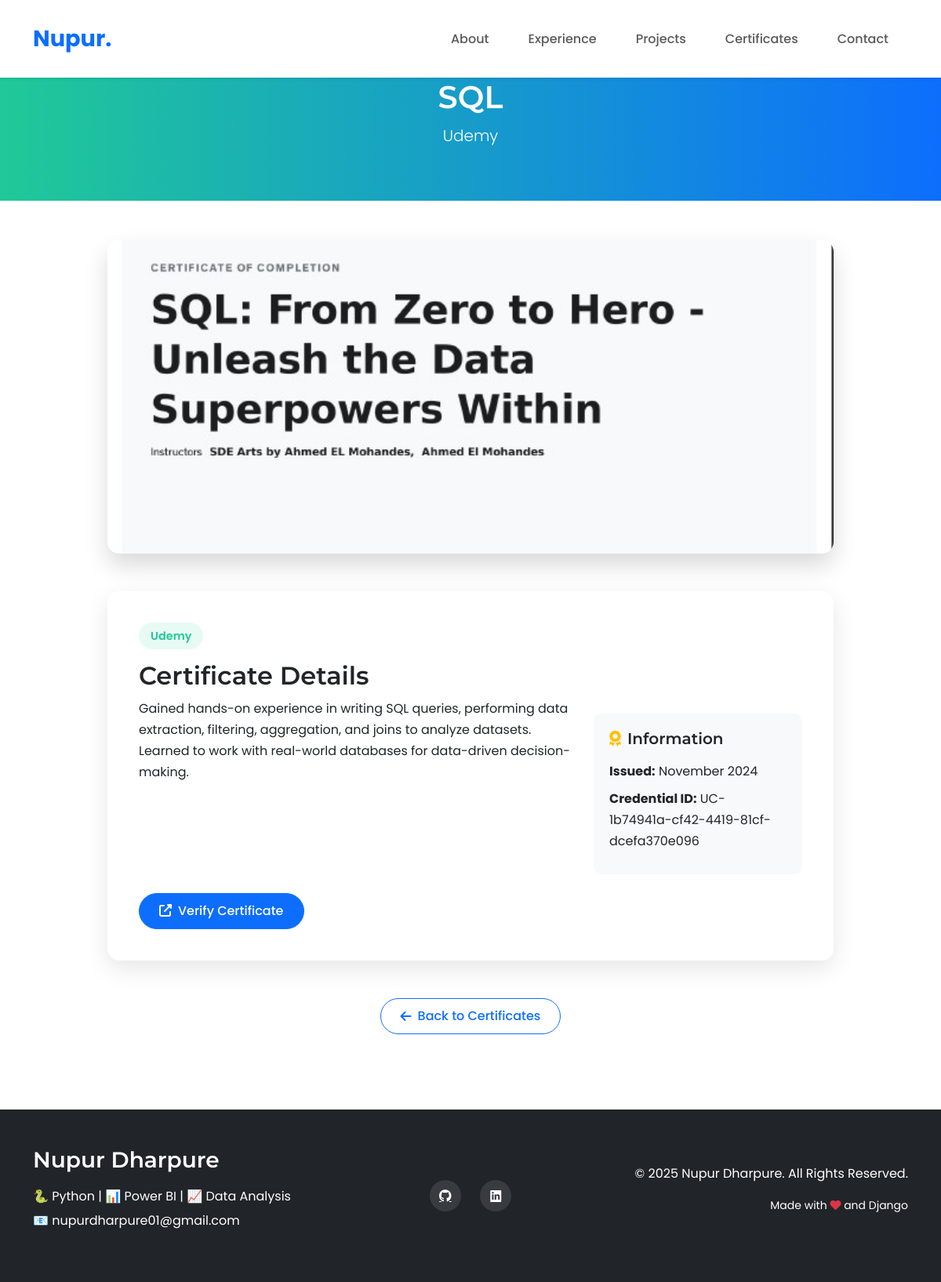
Page /certificate/7/ on the committed database.
### portfolio/models.py (models this page shows, shortened)
class Certificate(models.Model):
    title = models.CharField(max_length=100)
    issuer = models.CharField(max_length=100)
    date_issued = models.DateField()
    description = models.TextField(blank=True)
    credential_id = models.CharField(max_length=100, blank=True)
    credential_url = models.URLField(blank=True)
    image = models.ImageField(upload_to='certificate_images/', blank=True, null=True)
    class Meta:
        ordering = ['-date_issued']

### portfolio/views.py (the view)
# urls.py: path('certificate/<int:certificate_id>/', views.certificate_detail, name='certificate_detail'),
def certificate_detail(request, certificate_id):
    certificate = get_object_or_404(Certificate, id=certificate_id)
    return render(request, 'portfolio/certificate_detail.html', {'certificate': certificate})

### portfolio/templates/portfolio/certificate_detail.html (shortened to what this page needs)
{% extends 'portfolio/base.html' %}
{% block content %}
<div class="certificate-header">
    <div class="container">
        <div class="row">
            <div class="col-lg-8 mx-auto text-center">
                <h1>{{ certificate.title }}</h1>
                <p class="lead">{{ certificate.issuer }}</p>
            </div>
        </div>
    </div>
</div>
<div class="container">
    <div class="row justify-content-center">
        <div class="col-lg-10">
            <div class="mb-5">
                {% if certificate.image %}
                    <img src="{{ certificate.image.url }}" class="certificate-image" alt="{{ certificate.title }}">
                {% endif %}
            </div>
            <div class="certificate-content mb-5">
                <div class="certificate-badge">{{ certificate.issuer }}</div>
                <h2>Certificate Details</h2>
                <div class="row">
                    <div class="col-md-8">
                        <p>{{ certificate.description }}</p>
                    </div>
                    <div class="col-md-4">
                        <div class="certificate-meta">
                            <h5 class="mb-3"><i class="fas fa-award text-warning me-2"></i>Information</h5>
                            <p class="mb-2"><strong>Issued:</strong> {{ certificate.date_issued|date:"F Y" }}</p>
                            {% if certificate.credential_id %}
                                <p class="mb-2"><strong>Credential ID:</strong> <span class="text-monospace">{{ certificate.credential_id }}</span></p>
                            {% endif %}
                        </div>
                    </div>
                </div>
                {% if certificate.credential_url %}
                <div class="mt-4">
                    <a href="{{ certificate.credential_url }}" class="btn btn-primary" target="_blank">
                        <i class="fas fa-external-link-alt me-2"></i>Verify Certificate
                    </a>
                </div>
                {% endif %}
            </div>
            <div class="text-center mb-5">
                <a href="{% url 'portfolio:home' %}#certificates" class="btn btn-outline-primary btn-back">
                    <i class="fas fa-arrow-left me-2"></i>Back to Certificates
                </a>
            </div>
        </div>
    </div>
</div>
{% endblock %}

### portfolio/templates/portfolio/base.html (shortened to what this page needs)
{% load static %}
<!DOCTYPE html>
<html lang="en">
<head>
    <link href="https://cdn.jsdelivr.net/npm/bootstrap@5.3.0/dist/css/bootstrap.min.css" rel="stylesheet"/>
    <link rel="stylesheet" href="https://cdnjs.cloudflare.com/ajax/libs/font-awesome/6.4.0/css/all.min.css"/>
    <link rel="stylesheet" href="{% static 'css/style.css' %}" />
</head>
<body data-bs-spy="scroll" data-bs-target=".navbar" data-bs-offset="70" tabindex="0">
<nav class="navbar navbar-expand-lg navbar-light bg-white shadow-sm fixed-top">
    <div class="container">
        <a class="navbar-brand" href="{% url 'portfolio:home' %}">Nupur<span class="text-primary">.</span></a>
        <div class="collapse navbar-collapse" id="navMenu">
            <ul class="navbar-nav ms-auto">
                <li class="nav-item"><a class="nav-link" href="#about">About</a></li>
                <li class="nav-item"><a class="nav-link" href="#experience">Experience</a></li>
                <li class="nav-item"><a class="nav-link" href="#projects">Projects</a></li>
                <li class="nav-item"><a class="nav-link" href="#certificates">Certificates</a></li>
                <li class="nav-item"><a class="nav-link" href="#contact">Contact</a></li>
            </ul>
        </div>
    </div>
</nav>
<main>
    {% block content %}{% endblock %}
</main>
<footer class="bg-dark text-white py-5 mt-5">
    <div class="container">
        <div class="row align-items-center">
            <div class="col-md-4 text-center text-md-start">
                <h3 class="mb-3">Nupur Dharpure</h3>
                <p class="mb-1">🐍 Python | 📊 Power BI | 📈 Data Analysis </p>
                <p>📧 nupurdharpure01@gmail.com</p>
            </div>
            <div class="col-md-4 text-center my-3 my-md-0">
                <div class="social-links">
                    <div class="social-links">
                        <a href="https://github.com/nupurdharpure" class="text-white" target="_blank" rel="noopener noreferrer">
                            <i class="fab fa-github"></i>
                        </a>
                        <a href="https://www.linkedin.com/in/nupur-dharpure-0179bb266/" class="text-white" target="_blank" rel="noopener noreferrer">
                            <i class="fab fa-linkedin"></i>
                        </a>
</div>
                </div>
            </div>
            <div class="col-md-4 text-center text-md-end">
                <p>&copy; {% now "Y" %} Nupur Dharpure. All Rights Reserved.</p>
                <p class="small">Made with <i class="fas fa-heart text-danger"></i> and Django</p>
            </div>
        </div>
    </div>
</footer>
</body>
</html>

### static/css/style.css (style rules this page uses)
:root { --primary-color: #0d6efd; --secondary-color: #6c757d; --accent-color: #20c997; --dark-color: #212529; --light-color: #f8f9fa; }
body { font-family: 'Poppins', sans-serif; scroll-behavior: smooth; color: var(--dark-color); line-height: 1.7; }
h1, h2, h3, h4, h5, h6 { font-family: 'Montserrat', sans-serif; font-weight: 600; }
.navbar { padding: 20px 0; transition: all 0.3s ease; }
.navbar-brand { font-weight: 700; font-size: 1.8rem; color: var(--primary-color); }
.nav-link { font-weight: 500; padding: 10px 15px !important; position: relative; transition: all 0.3s ease; }
.nav-link:after { content: ''; position: absolute; bottom: 0; left: 50%; transform: translateX(-50%); width: 0; height: 2px; background: var(--primary-color); transition: width 0.3s ease; }
.btn { border-radius: 30px; padding: 10px 25px; font-weight: 500; transition: all 0.3s ease; }
.btn-primary { background-color: var(--primary-color); border-color: var(--primary-color); }
.btn-outline-primary { color: var(--primary-color); border-color: var(--primary-color); }
footer { background-color: var(--dark-color); color: white; padding: 50px 0 20px; }
.social-links a { display: inline-flex; justify-content: center; align-items: center; width: 40px; height: 40px; border-radius: 50%; background: rgba(255, 255, 255, 0.1); transition: all 0.3s ease; margin: 0 10px; }

### portfolio/templates/portfolio/base.html (style rules this page uses)
:root { --primary-color: #0d6efd; --secondary-color: #6c757d; --accent-color: #20c997; --dark-color: #212529; --light-color: #f8f9fa; }
body { font-family: 'Poppins', sans-serif; scroll-behavior: smooth; overflow-x: hidden; }
h1, h2, h3, h4, h5, h6 { font-family: 'Montserrat', sans-serif; }
.navbar-brand { font-weight: bold; font-size: 1.8rem; color: var(--primary-color) !important; }
.nav-link { font-weight: 500; margin: 0 10px; position: relative; }
.nav-link:after { content: ''; position: absolute; bottom: 0; left: 0; width: 0; height: 2px; background: var(--primary-color); transition: width 0.3s ease; }
.btn-primary { padding: 10px 25px; border-radius: 30px; transition: all 0.3s ease; }
.social-links a { display: inline-flex; justify-content: center; align-items: center; width: 40px; height: 40px; border-radius: 50%; background: rgba(255, 255, 255, 0.1); transition: all 0.3s ease; margin: 0 10px; }

### portfolio/templates/portfolio/certificate_detail.html (style rules this page uses)
.certificate-header { background: linear-gradient(to right, #20c997, #0d6efd); padding: 100px 0 50px; color: white; margin-bottom: 50px; }
.certificate-image { border-radius: 15px; box-shadow: 0 15px 30px rgba(0,0,0,0.15); max-height: 400px; width: 100%; object-fit: cover; }
.certificate-content { border-radius: 15px; box-shadow: 0 10px 30px rgba(0,0,0,0.1); padding: 40px; background: white; }
.certificate-badge { display: inline-block; background: rgba(32, 201, 151, 0.1); color: #20c997; border-radius: 20px; padding: 5px 15px; font-size: 0.9rem; font-weight: 600; margin-bottom: 15px; }
.certificate-meta { background: #f8f9fa; border-radius: 10px; padding: 20px; margin-top: 20px; }
.btn-back { display: inline-flex; align-items: center; transition: transform 0.3s ease; }

### rows in the picture
Certificate: title "SQL", issuer "Udemy", image (picture), description "Gained hands-on experience in writing SQL queries, performing data extraction, filtering, aggregation, and joins to analyze datasets. Learned to work with real-world databases for data-driven decision-making.", date_issued "November 2024", credential_id "UC-1b74941a-cf42-4419-81cf-dcefa370e096"
